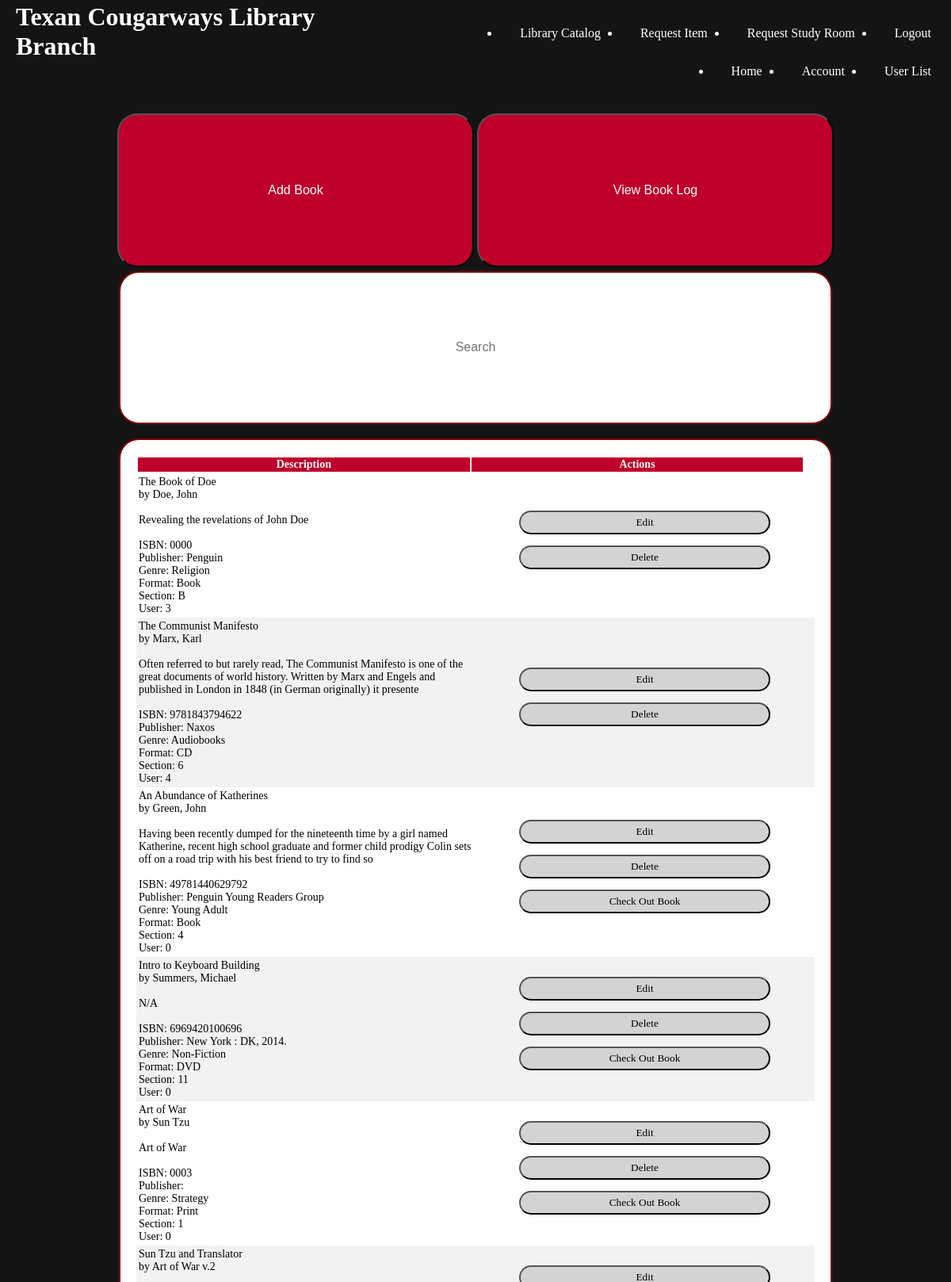
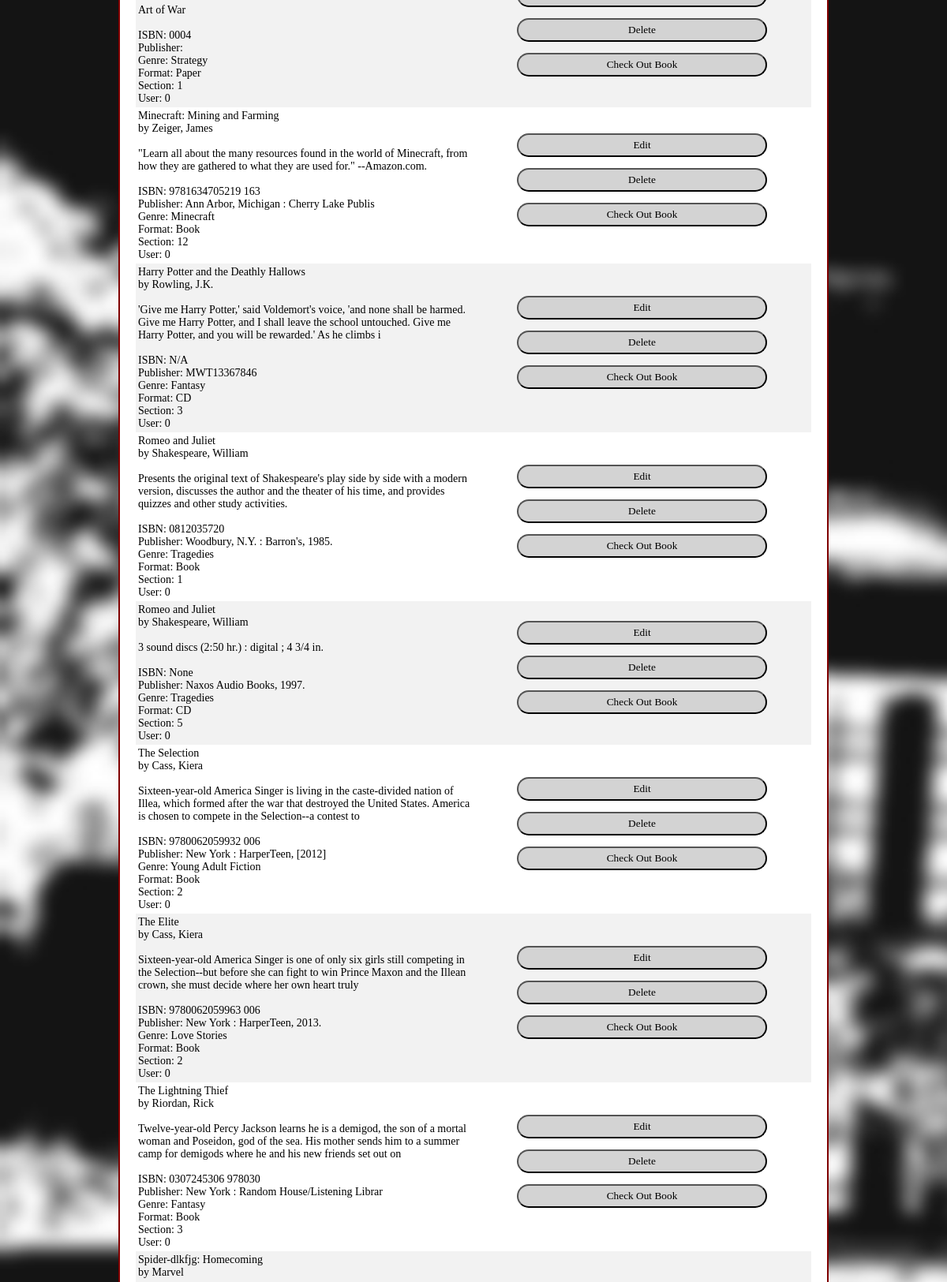
Page /pages/catalogPage/libraryCatalogAdmin.php (signed in, upper part) on the committed database (2 pictures, top to bottom).
### tables this page shows
CREATE TABLE `book` (
  `bookID` mediumint UNSIGNED NOT NULL,
  `bookISBN` varchar(17) NOT NULL,
  `bookAuthor` varchar(100) NOT NULL,
  `bookTitle` varchar(100) NOT NULL,
  `bookGenre` varchar(20) NOT NULL,
  `bookDescription` varchar(200) NOT NULL,
  `bookPublisher` varchar(40) NOT NULL,
  `bookFormat` varchar(20) NOT NULL,
  `bookSection` varchar(5) NOT NULL,
  `userID` mediumint UNSIGNED NOT NULL,
  `checkOutDate` date NOT NULL,
  `returnDate` date NOT NULL
);

### pages/catalogPage/libraryCatalogAdmin.php (the view, shortened to what this page needs)
<?php
    require_once('../../dbConn/dbConn2.php');
?>
	<html style="width: 100vw">
		<head>
			<link rel="stylesheet" href="../../styling/libraryCatalog.css">
		</head>
		<body>
			<header>
				<h1> Texan Cougarways Library Branch </h1>
				<nav id = "navbar">
					<?php
                        require "../adminHeader.php";
                    ?>
				</nav>
			</header>
			<main>
                <br>
                <div style="display: block; margin: auto; text-align:center;">
                    <input type="submit" id = "addBook" onclick="location.href='addBook.php'" value="Add Book">
                    <input type="submit" id = "bookLog" onclick="location.href='../bookLogPage/bookLog.php'" value="View Book Log">
                </div>
                <div>
                    <input type = "text" id = "myInput" onkeyup = "searchFunction()" placeHolder = "Search">
                </div>
                <br>
                <div class="displaysearch">
                    <table id="searchtable" class="searchtable" style="color:black">
                        <thead>
                            <tr>
                                <th>Description</th>
                                <th>Actions</th>
                            </tr>
                        </thead>
                        <tbody>
                            <?php
                                $sql = "SELECT bookID, bookISBN, bookTitle, bookAuthor, bookDescription, bookPublisher, bookGenre, bookFormat, bookSection, userID FROM book";
                                $result = mysqli_query($connection, $sql);
                                if(mysqli_num_rows($result) > 0)
                                {
                                    while($row = mysqli_fetch_assoc($result))
                                    {
                                        echo "<tr>";
                                        echo "<td>" . $row['bookTitle'] . "<br>" . "by " . $row['bookAuthor'] . "<br> <br>" . $row['bookDescription'] . "<br> <br>" . "ISBN: " . $row['bookISBN'] . "<br>" . "Publisher: " . $row['bookPublisher'] . "<br>" . "Genre: " . $row['bookGenre'] . "<br>" . "Format: " . $row['bookFormat'] . "<br>" . "Section: " . $row['bookSection'] . "<br>" . "User: " . $row['userID'] . "</td>";
                                        echo
                                        "<td style='text-align: center'>" . "<form action='editBook.php' method = 'POST'>
                                        <input type='hidden' name='bookID' value=\"";echo $row['bookID']; echo"\">
                                        <input type='hidden' name='bookISBN' value=\"";echo $row['bookISBN']; echo"\">
                                        <input type='hidden' name='bookTitle' value=\"";echo $row['bookTitle']; echo"\">
                                        <input type='hidden' name='bookAuthor' value=\"";echo $row['bookAuthor']; echo"\">
                                        <input type='hidden' name='bookDescription' value=\"";echo $row['bookDescription']; echo"\">
                                        <input type='hidden' name='bookPublisher' value=\"";echo $row['bookPublisher']; echo"\">
                                        <input type='hidden' name='bookGenre' value=\"";echo $row['bookGenre']; echo"\">
                                        <input type='hidden' name='bookFormat' value=\"";echo $row['bookFormat']; echo"\">
                                        <input type='hidden' name='bookSection' value=\"";echo $row['bookSection']; echo"\">
                                        <input type=submit value='Edit' style='margin: 0 auto; width: 75%; background-color:lightgrey;                                                    border-radius: 25px; border: 2px solid medium; padding: 5px; font-family: Geneva;'> </form>";
                                        echo
                                        "<form action='deleteBook.php' method = 'POST'>
                                        <input type='hidden' name='bookID' value=\"";echo $row['bookID']; echo"\">
                                        <input type='hidden' name='bookISBN' value=\"";echo $row['bookISBN']; echo"\">
                                        <input type='hidden' name='bookTitle' value=\"";echo $row['bookTitle']; echo"\">
                                        <input type='hidden' name='bookAuthor' value=\"";echo $row['bookAuthor']; echo"\">
                                        <input type='hidden' name='bookDescription' value=\"";echo $row['bookDescription']; echo"\">
                                        <input type='hidden' name='bookPublisher' value=\"";echo $row['bookPublisher']; echo"\">
                                        <input type='hidden' name='bookGenre' value=\"";echo $row['bookGenre']; echo"\">
                                        <input type='hidden' name='bookFormat' value=\"";echo $row['bookFormat']; echo"\">
                                        <input type=submit value='Delete' style='margin: 0 auto; width: 75%; background-color:lightgrey;                                                                                           border-radius: 25px; border: 2px solid medium; padding: 5px; font-family: Geneva;'> </form>";
                                        if($row['userID'] == 0)
                                        {
                                            echo "<form action='checkOutBook.php' method = 'POST'>
                                        <input type='hidden' name='bookID' value=\"";echo $row['bookID']; echo"\">
                                        <input type='hidden' name='bookTitle' value=\"";echo $row['bookTitle']; echo"\">
                                        <input type=submit value='Check Out Book' style='margin: 0 auto; width: 75%; background-color:lightgrey;                                                    border-radius: 25px; border: 2px solid medium; padding: 5px; font-family: Geneva;'> </form>";
                                        }
                                        echo "</td>";
                                        echo "</tr>";
                                    }
                                }
                            ?>
                        </tbody>
                      </table>
                </div>
			</main>
		</body>
	</html>

### styling/libraryCatalog.css (style rules this page uses)
body { margin: 0px; overflow-x: hidden; color: white; }
header { background-color: #141414; width: 100vw; padding-bottom: 0px; padding-top: 3px; display: flex; }
main { background-image: url("../images/backgroundblur.jpg"); background-size: cover; height: 100%; display: block; align-items: center; }
h1 { width: 40%; margin: 0px; padding-left: 20px; }
#navbar { width: 60%; }
#myInput { font-size: 16px; text-align: center; display: block; width: 75vw; height: 5%; margin: 0 auto; border-radius: 25px; border: 2px solid maroon; padding: 20px; }
#addBook { line-height: 1px; font-size: 16px; text-align: center; width: 37.5%; height: 5%; margin-bottom: 5px; margin-top: 10px; color: white; background-color: rgb(190, -0, 42); border-radius: 25px; border: 2px solid medium; padding: 20px; }
#bookLog { line-height: 1px; font-size: 16px; text-align: center; width: 37.5vw; height: 5%; margin: 0 auto; margin-bottom: 5px; margin-top: 10px; color: white; background-color: rgb(190, -0, 42); border-radius: 25px; border: 2px solid medium; padding: 20px; }
.displaysearch { height: 70vh; }
.searchtable { font-family: Geneva; font-size: 14; margin: 0 auto; display: flex; flex-flow: column; height: 80vh; width: 75vw; background-color: white; border-radius: 25px; border: 2px solid maroon; padding: 20px; }
.searchtable thead { flex: 0 0 auto; width: calc(100% - 0.9em); }
.searchtable tbody { height: 70vh; flex: 1 1 auto; display: block; overflow-y: scroll; }
.searchtable tbody tr { width: 100%; }
.searchtable thead, .searchtable tbody tr { display: table; table-layout: fixed; }
th { color: white; background: rgb(190, -0, 42); }
tr:nth-child(even) { background-color: #f2f2f2 }

### rows in the picture
book: bookTitle "The Book of Doe", bookAuthor "Doe, John", bookDescription "Revealing the revelations of John Doe", bookISBN "0000", bookPublisher "Penguin", bookGenre "Religion", bookFormat "Book", bookSection "B", userID "3"
book: bookTitle "The Communist Manifesto", bookAuthor "Marx, Karl", bookDescription "Often referred to but rarely read, The Communist Manifesto is one of the great documents of world history. Written by Marx and Engels and published in London in 1848 (in German originally) it presente", bookISBN "9781843794622", bookPublisher "Naxos", bookGenre "Audiobooks", bookFormat "CD", bookSection "6", userID "4"
book: bookTitle "An Abundance of Katherines", bookAuthor "Green, John", bookDescription "Having been recently dumped for the nineteenth time by a girl named Katherine, recent high school graduate and former child prodigy Colin sets off on a road trip with his best friend to try to find so", bookISBN "49781440629792", bookPublisher "Penguin Young Readers Group", bookGenre "Young Adult", bookFormat "Book", bookSection "4", userID "0"
book: bookTitle "Intro to Keyboard Building", bookAuthor "Summers, Michael", bookDescription "N/A", bookISBN "6969420100696", bookPublisher "New York : DK, 2014.", bookGenre "Non-Fiction", bookFormat "DVD", bookSection "11", userID "0"
book: bookTitle "Art of War", bookAuthor "Sun Tzu", bookDescription "Art of War", bookISBN "0003", bookGenre "Strategy", bookFormat "Print", bookSection "1", userID "0"
book: bookTitle "Sun Tzu and Translator", bookAuthor "Art of War v.2", bookDescription "Art of War", bookISBN "0004", bookGenre "Strategy", bookFormat "Paper", bookSection "1", userID "0"
book: bookTitle "Minecraft: Mining and Farming", bookAuthor "Zeiger, James", bookDescription "\"Learn all about the many resources found in the world of Minecraft, from how they are gathered to what they are used for.\" --Amazon.com.", bookISBN "9781634705219 163", bookPublisher "Ann Arbor, Michigan : Cherry Lake Publis", bookGenre "Minecraft", bookFormat "Book", bookSection "12", userID "0"
book: bookTitle "Harry Potter and the Deathly Hallows", bookAuthor "Rowling, J.K.", bookDescription "'Give me Harry Potter,' said Voldemort's voice, 'and none shall be harmed. Give me Harry Potter, and I shall leave the school untouched. Give me Harry Potter, and you will be rewarded.' As he climbs i", bookISBN "N/A", bookPublisher "MWT13367846", bookGenre "Fantasy", bookFormat "CD", bookSection "3", userID "0"
book: bookTitle "Romeo and Juliet", bookAuthor "Shakespeare, William", bookDescription "Presents the original text of Shakespeare's play side by side with a modern version, discusses the author and the theater of his time, and provides quizzes and other study activities.", bookISBN "0812035720", bookPublisher "Woodbury, N.Y. : Barron's, 1985.", bookGenre "Tragedies", bookFormat "Book", bookSection "1", userID "0"
book: bookTitle "Romeo and Juliet", bookAuthor "Shakespeare, William", bookDescription "3 sound discs (2:50 hr.) : digital ; 4 3/4 in.", bookISBN "None", bookPublisher "Naxos Audio Books, 1997.", bookGenre "Tragedies", bookFormat "CD", bookSection "5", userID "0"
book: bookTitle "The Selection", bookAuthor "Cass, Kiera", bookDescription "Sixteen-year-old America Singer is living in the caste-divided nation of Illea, which formed after the war that destroyed the United States. America is chosen to compete in the Selection--a contest to", bookISBN "9780062059932 006", bookPublisher "New York : HarperTeen, [2012]", bookGenre "Young Adult Fiction", bookFormat "Book", bookSection "2", userID "0"
book: bookTitle "The Elite", bookAuthor "Cass, Kiera", bookDescription "Sixteen-year-old America Singer is one of only six girls still competing in the Selection--but before she can fight to win Prince Maxon and the Illean crown, she must decide where her own heart truly", bookISBN "9780062059963 006", bookPublisher "New York : HarperTeen, 2013.", bookGenre "Love Stories", bookFormat "Book", bookSection "2", userID "0"
book: bookTitle "The Lightning Thief", bookAuthor "Riordan, Rick", bookDescription "Twelve-year-old Percy Jackson learns he is a demigod, the son of a mortal woman and Poseidon, god of the sea. His mother sends him to a summer camp for demigods where he and his new friends set out on", bookISBN "0307245306 978030", bookPublisher "New York : Random House/Listening Librar", bookGenre "Fantasy", bookFormat "Book", bookSection "3", userID "0"
book: bookTitle "Spider-dlkfjg: Homecoming", bookAuthor "Marvel"
